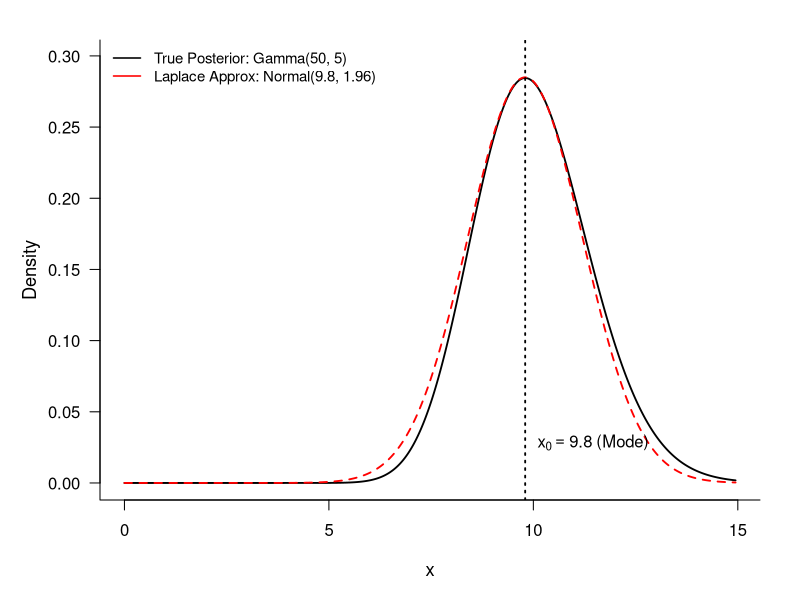
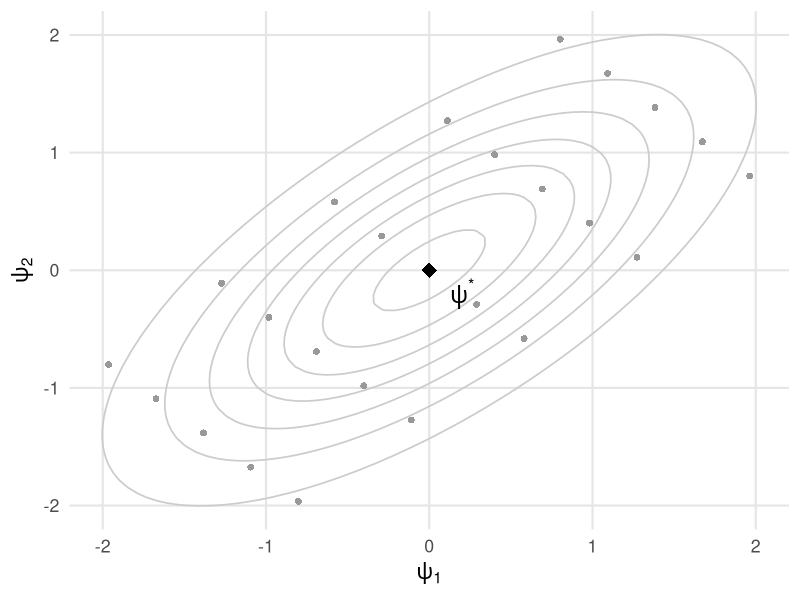

R code for these plots, in order:
# 1. Define the Gamma parameters (change these to automatically update the whole plot)
shape_param <- 50
rate_param <- 5

# 2. Calculate Laplace Approximation parameters mathematically
# Mode (x_0) = (shape - 1) / rate
mode_val <- (shape_param - 1) / rate_param         

# Variance (1/c) = (shape - 1) / rate^2
variance <- (shape_param - 1) / (rate_param^2)     
sd_val <- sqrt(variance)                           

# 3. Generate the sequence of x values (parameter space)
x_max <- qgamma(0.999, shape = shape_param, rate = rate_param)
x <- seq(0, x_max, length.out = 500)

# 4. Calculate the true and approximated densities
y_true <- dgamma(x, shape = shape_param, rate = rate_param)
y_laplace <- dnorm(x, mean = mode_val, sd = sd_val)

# 5. Create dynamic strings for the legend
legend_true <- sprintf("True Posterior: Gamma(%g, %g)", shape_param, rate_param)
legend_laplace <- sprintf("Laplace Approx: Normal(%g, %g)", mode_val, variance)

# 6. Build the classical base R plot
# Adjust margins to give space for axis labels (bottom, left, top, right)
par(mar = c(5, 5, 2, 2))

# Draw the True Posterior line and set up the plot window
plot(x, y_true, type = "l", col = "black", lty = 1, lwd = 1.8,
     xlab = "x", ylab = "Density",
     xlim = c(0, x_max), ylim = c(0, max(y_true, y_laplace) * 1.05),
     bty = "l",        # "l" forces a clean L-shaped axis without a top/right box
     cex.lab = 1.1,    # Slightly larger axis labels
     las = 1)          # Rotate y-axis numbers to be horizontal

# Overlay the Laplace Approximation
lines(x, y_laplace, col = "red", lty = 2, lwd = 1.8)

# Add the dotted vertical line for the mode
abline(v = mode_val, col = "black", lty = 3, lwd = 1.8)

# Dynamically add the mathematical annotation for the mode
# We place it slightly to the right of the mode line, near the bottom
text(x = mode_val + (x_max * 0.02), y = max(y_true) * 0.1, 
     labels = bquote(x[0] == .(round(mode_val, 2)) ~ "(Mode)"), 
     adj = 0, col = "black", cex = 1)

# Add the dynamic legend in the top right (perfect for right-skewed distributions)
legend("topleft", 
       legend = c(legend_true, legend_laplace),
       col = c("black", "red"), 
       lty = c(1, 1), 
       lwd = 1.5, 
       bty = "n",      # "n" removes the box around the legend
       cex = 0.9)     # Slightly scale down legend text

######################################################################################################à

# Load required library
library(ggplot2)

# 1. Define the true posterior mode and covariance for the bivariate distribution
mu <- c(0, 0) # Centered at 0 for abstract representation
Sigma <- matrix(c(1, 0.7, 0.7, 1), nrow = 2) # Covariance matrix with correlation

# Create a background grid for the density contour lines (the joint distribution)
x_val <- seq(-3, 3, length.out = 100)
y_val <- seq(-3, 3, length.out = 100)
grid_bg <- expand.grid(psi1 = x_val, psi2 = y_val)

# Function to calculate 2D Gaussian density
dmvnorm_2d <- function(x, y, mu, Sigma) {
  diff <- cbind(x - mu[1], y - mu[2])
  invSig <- solve(Sigma)
  quad_form <- rowSums((diff %*% invSig) * diff)
  exp(-0.5 * quad_form) / (2 * pi * sqrt(det(Sigma)))
}

grid_bg$density <- dmvnorm_2d(grid_bg$psi1, grid_bg$psi2, mu, Sigma)
mode_density <- dmvnorm_2d(mu[1], mu[2], mu, Sigma)

# 2. Replicate the INLA Grid Exploration Mechanism
eigen_decomp <- eigen(Sigma)
V <- eigen_decomp$vectors
Lambda_sqrt <- diag(sqrt(eigen_decomp$values))

# Generate points in the standard orthogonal space (z-space)
z_steps <- seq(-3, 3, by = 0.75)
z_grid <- expand.grid(z1 = z_steps, z2 = z_steps)

# Transform z-grid back to the hyperparameter space (psi)
psi_grid <- t(mu + V %*% Lambda_sqrt %*% t(as.matrix(z_grid)))
z_grid$psi1 <- psi_grid[, 1]
z_grid$psi2 <- psi_grid[, 2]

# Calculate log-density difference for the truncation rule
z_grid$density <- dmvnorm_2d(z_grid$psi1, z_grid$psi2, mu, Sigma)
z_grid$log_dens_diff <- log(mode_density) - log(z_grid$density)

# Keep ONLY the points that INLA would retain for integration (Delta <= 2.5)
integration_points <- subset(z_grid, log_dens_diff <= 2.5)

# 3. Build the Plot
ggplot() +
  # Bivariate joint distribution contours
  geom_contour(data = grid_bg, aes(x = psi1, y = psi2, z = density), color = "gray80", bins = 8, linewidth = 0.6) +
  
  # Integration points detected with the grid
  geom_point(data = integration_points, aes(x = psi1, y = psi2), color = "grey60", size = 2, shape = 16) +
  
  # The Global Mode
  geom_point(aes(x = mu[1], y = mu[2]), color = "black", size = 5, shape = 18) +
  annotate("text", x = mu[1] + 0.2, y = mu[2] - 0.2, label = expression(psi^"*"), color = "black", size = 6) +
  
  # Formatting
  labs(
    x = expression(psi[1]),
    y = expression(psi[2])
  ) +
  theme_minimal(base_size = 16) +
  theme(
    panel.grid.minor = element_blank(),
    panel.grid.major = element_line(color = "gray90")
  )
